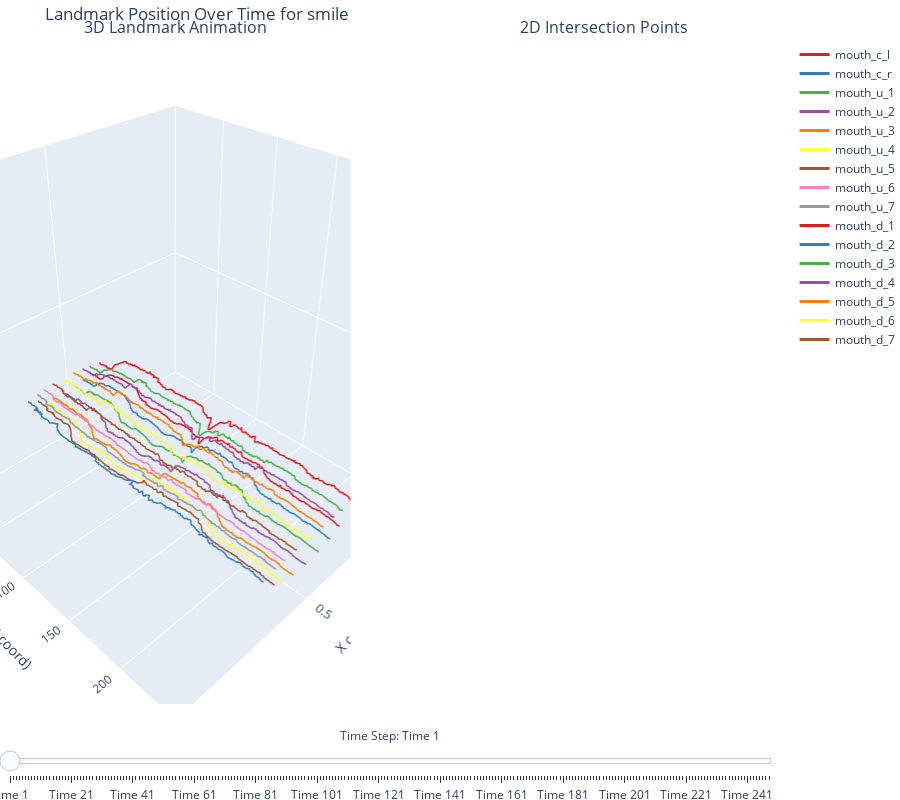

Notebook cell for this chart:
### Code cell
for emotion, coords_2d in emotions_landmarks_pos.items():
    if emotion != EMOTION:
        continue

    # Create a color scale
    color_scale = px.colors.qualitative.Set1  # Use a qualitative color scale (e.g., Set1, Set2, etc.)
    # Dynamic color dictionary generation
    area_colors = {area: color_scale[i % len(color_scale)] for i, area in enumerate(LANDMARKS_FOR_COORDS.keys())}

    # Initialize figure with 3D and 2D subplots
    fig = make_subplots(
        rows=1, cols=2,
        specs=[[{'type': 'scatter3d'}, {'type': 'scatter'}]],
        subplot_titles=("3D Landmark Animation", "2D Intersection Points")
    )

    # Add 3D scatter traces for each area
    z_values = np.arange(1, len(emotions_landmarks_pos[EMOTION]) + 1)
    for area in LANDMARKS_FOR_COORDS.keys():
        area_coords_2d = [pos[area][0] for pos in emotions_landmarks_pos[EMOTION]]
        x_coords = [c[0] for c in area_coords_2d]
        y_coords = [1 - c[1] for c in area_coords_2d]

        fig.add_trace(
            go.Scatter3d(
                x=x_coords,
                y=z_values,
                z=y_coords,
                mode='lines',
                name=area,
                line=dict(color=area_colors[area], width=3)  # Use the dynamic color from the dictionary
            ),
            row=1, col=1
        )

    # Prepare frames for the moving plane and 2D plot
    frames = []
    for t in range(1, len(emotions_landmarks_pos[EMOTION]) + 1):
        # Define the moving plane
        plane_z = np.array([[0, 1], [0, 1]])  # Define a simple 2x2 grid
        plane_x = np.array([[0, 0], [1, 1]])  # Same size for the plane
        plane_y = np.full_like(plane_x, t, dtype=float)  # Plane moves with time

        plane = go.Surface(
            z=plane_z,
            x=plane_x,
            y=plane_y,
            surfacecolor=np.full_like(plane_x, 0.5),  # Any constant value; color is controlled by colorscale
            colorscale=[[0, "grey"], [1, "grey"]],    # Solid grey
            opacity=0.8,
            showscale=False,                          # Hides the color scale bar
            name="Time Plane"
        )

        # Calculate intersection points for 2D plot
        intersection_points = []
        intersection_colors = []
        for area in LANDMARKS_FOR_COORDS.keys():
            area_coords_2d = [pos[area][0] for pos in emotions_landmarks_pos[EMOTION]]
            x_coords = [c[0] for c in area_coords_2d]
            y_coords = [1 - c[1] for c in area_coords_2d]

            # Filter points close to the current time step
            intersect_x = [x for x, z in zip(x_coords, z_values) if z == t]
            intersect_y = [y for y, z in zip(y_coords, z_values) if z == t]

            intersection_points.extend(list(zip(intersect_x, intersect_y)))
            intersection_colors.extend([area_colors[area]] * len(intersect_x))  # Assign the same color to all points of the area

        # Add intersection points to 2D plot
        intersect_trace = go.Scatter(
            x=[p[0] for p in intersection_points],
            y=[p[1] for p in intersection_points],
            mode='markers',
            marker=dict(
                size=10,
                color=intersection_colors,  # Assign the colors dynamically
                opacity=1
            )
        )

        # Add frame for this time step
        frames.append(go.Frame(
            data=[plane, intersect_trace],
            name=str(t)
        ))

    # Add the frames to the figure
    fig.frames = frames

    # Update layout with a slider to control the frames
    fig.update_layout(
        height=800,
        scene=dict(
            xaxis_title='X coord',
            yaxis_title='Time (Z coord)',
            zaxis_title='Y coord',
            xaxis=dict(range=[0, 1]),
            yaxis=dict(range=[1, len(emotions_landmarks_pos[EMOTION])]),
            zaxis=dict(range=[0, 1]),
        ),
        sliders=[{
            "steps": [{
                "args": [
                    [str(t)],
                    {
                        "frame": {"duration": 300, "redraw": True},
                        "mode": "immediate",
                        "transition": {"duration": 300}
                    }
                ],
                "label": f"Time {t}",
                "method": "animate"
            } for t in range(1, len(emotions_landmarks_pos[EMOTION]) + 1)],
            "currentvalue": {"prefix": "Time Step: ", "visible": True, "xanchor": "center"},
        }],
        title=f"Landmark Position Over Time for {EMOTION}",
        margin=dict(l=0, r=0, b=0, t=40),
        xaxis=dict(range=[0, 1], title="X coord"),  # Fixed X axis range for 2D plot
        yaxis=dict(range=[0, 1], title="Y coord")   # Fixed Y axis range for 2D plot
    )

    fig.show()
